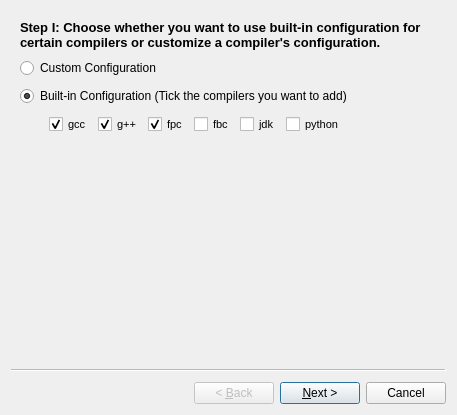
<?xml version="1.0" encoding="UTF-8"?>
<ui version="4.0">
 <class>AddCompilerWizard</class>
 <widget class="QWizard" name="AddCompilerWizard">
  <property name="geometry">
   <rect>
    <x>0</x>
    <y>0</y>
    <width>457</width>
    <height>415</height>
   </rect>
  </property>
  <property name="minimumSize">
   <size>
    <width>457</width>
    <height>415</height>
   </size>
  </property>
  <property name="windowTitle">
   <string>Add Compilers Wizard</string>
  </property>
  <widget class="QWizardPage" name="selectTypePage">
   <layout class="QVBoxLayout" name="verticalLayout_6">
    <property name="spacing">
     <number>8</number>
    </property>
    <item>
     <widget class="QLabel" name="stepOneLabel">
      <property name="styleSheet">
       <string notr="true">font-size: 10pt;
font-weight: bold;</string>
      </property>
      <property name="text">
       <string>Step I: Choose whether you want to use built-in configuration for certain compilers or customize a compiler's configuration.</string>
      </property>
      <property name="wordWrap">
       <bool>true</bool>
      </property>
     </widget>
    </item>
    <item>
     <layout class="QHBoxLayout" name="horizontalLayout_12">
      <item>
       <layout class="QVBoxLayout" name="verticalLayout_3">
        <property name="spacing">
         <number>8</number>
        </property>
        <item>
         <widget class="QRadioButton" name="customRadioButton">
          <property name="styleSheet">
           <string notr="true">font-size:9pt;</string>
          </property>
          <property name="text">
           <string>Custom Configuration</string>
          </property>
         </widget>
        </item>
        <item>
         <layout class="QVBoxLayout" name="verticalLayout">
          <property name="spacing">
           <number>0</number>
          </property>
          <item>
           <widget class="QRadioButton" name="builtinRadioButton">
            <property name="styleSheet">
             <string notr="true">font-size:9pt;</string>
            </property>
            <property name="text">
             <string>Built-in Configuration (Tick the compilers you want to add)</string>
            </property>
            <property name="checked">
             <bool>true</bool>
            </property>
           </widget>
          </item>
          <item>
           <layout class="QHBoxLayout" name="horizontalLayout_2">
            <item>
             <spacer name="horizontalSpacer">
              <property name="orientation">
               <enum>Qt::Horizontal</enum>
              </property>
              <property name="sizeType">
               <enum>QSizePolicy::Fixed</enum>
              </property>
              <property name="sizeHint" stdset="0">
               <size>
                <width>20</width>
                <height>20</height>
               </size>
              </property>
             </spacer>
            </item>
            <item>
             <widget class="QFrame" name="compilersCollection">
              <property name="sizePolicy">
               <sizepolicy hsizetype="Preferred" vsizetype="Fixed">
                <horstretch>0</horstretch>
                <verstretch>0</verstretch>
               </sizepolicy>
              </property>
              <layout class="QHBoxLayout" name="horizontalLayout">
               <item>
                <widget class="QCheckBox" name="gccCheck">
                 <property name="styleSheet">
                  <string notr="true">font-size:8pt;</string>
                 </property>
                 <property name="text">
                  <string notr="true">gcc</string>
                 </property>
                 <property name="checked">
                  <bool>true</bool>
                 </property>
                </widget>
               </item>
               <item>
                <widget class="QCheckBox" name="gppCheck">
                 <property name="styleSheet">
                  <string notr="true">font-size:8pt;</string>
                 </property>
                 <property name="text">
                  <string notr="true">g++</string>
                 </property>
                 <property name="checked">
                  <bool>true</bool>
                 </property>
                </widget>
               </item>
               <item>
                <widget class="QCheckBox" name="fpcCheck">
                 <property name="styleSheet">
                  <string notr="true">font-size:8pt;</string>
                 </property>
                 <property name="text">
                  <string notr="true">fpc</string>
                 </property>
                 <property name="checked">
                  <bool>true</bool>
                 </property>
                </widget>
               </item>
               <item>
                <widget class="QCheckBox" name="fbcCheck">
                 <property name="styleSheet">
                  <string notr="true">font-size:8pt;</string>
                 </property>
                 <property name="text">
                  <string notr="true">fbc</string>
                 </property>
                </widget>
               </item>
               <item>
                <widget class="QCheckBox" name="jdkCheck">
                 <property name="styleSheet">
                  <string notr="true">font-size:8pt;</string>
                 </property>
                 <property name="text">
                  <string notr="true">jdk</string>
                 </property>
                </widget>
               </item>
               <item>
                <widget class="QCheckBox" name="pythonCheck">
                 <property name="styleSheet">
                  <string notr="true">font-size:8pt;</string>
                 </property>
                 <property name="text">
                  <string notr="true">python</string>
                 </property>
                </widget>
               </item>
              </layout>
             </widget>
            </item>
           </layout>
          </item>
         </layout>
        </item>
       </layout>
      </item>
      <item>
       <spacer name="horizontalSpacer_2">
        <property name="orientation">
         <enum>Qt::Horizontal</enum>
        </property>
        <property name="sizeHint" stdset="0">
         <size>
          <width>40</width>
          <height>20</height>
         </size>
        </property>
       </spacer>
      </item>
     </layout>
    </item>
    <item>
     <spacer name="verticalSpacer">
      <property name="orientation">
       <enum>Qt::Vertical</enum>
      </property>
      <property name="sizeHint" stdset="0">
       <size>
        <width>20</width>
        <height>26</height>
       </size>
      </property>
     </spacer>
    </item>
   </layout>
  </widget>
  <widget class="QWizardPage" name="customPage">
   <layout class="QVBoxLayout" name="verticalLayout_4">
    <property name="spacing">
     <number>9</number>
    </property>
    <item>
     <widget class="QLabel" name="stepTwoLabel">
      <property name="styleSheet">
       <string notr="true">font-size: 10pt;
font-weight: bold;</string>
      </property>
      <property name="text">
       <string>Step II: Select compiler's location to configure it.</string>
      </property>
      <property name="wordWrap">
       <bool>true</bool>
      </property>
     </widget>
    </item>
    <item>
     <layout class="QGridLayout" name="gridLayout_3">
      <property name="horizontalSpacing">
       <number>10</number>
      </property>
      <property name="verticalSpacing">
       <number>9</number>
      </property>
      <item row="0" column="0">
       <widget class="QLabel" name="compilerNameLabel">
        <property name="styleSheet">
         <string notr="true">font-size:9pt;</string>
        </property>
        <property name="text">
         <string>Compiler Name</string>
        </property>
       </widget>
      </item>
      <item row="0" column="1">
       <widget class="QLineEdit" name="compilerName">
        <property name="minimumSize">
         <size>
          <width>61</width>
          <height>20</height>
         </size>
        </property>
        <property name="maximumSize">
         <size>
          <width>150</width>
          <height>20</height>
         </size>
        </property>
       </widget>
      </item>
      <item row="1" column="0">
       <widget class="QLabel" name="compilerTypeLabel">
        <property name="styleSheet">
         <string notr="true">font-size:9pt;</string>
        </property>
        <property name="text">
         <string>Compiler Type</string>
        </property>
       </widget>
      </item>
      <item row="1" column="1" colspan="2">
       <widget class="QComboBox" name="typeSelect">
        <property name="minimumSize">
         <size>
          <width>211</width>
          <height>20</height>
         </size>
        </property>
        <item>
         <property name="text">
          <string>Typical (Generate executable file)</string>
         </property>
        </item>
        <item>
         <property name="text">
          <string>Interpretive (Generate byte-code file)</string>
         </property>
        </item>
        <item>
         <property name="text">
          <string>Interpretive (Run source code directly)</string>
         </property>
        </item>
       </widget>
      </item>
      <item row="2" column="0">
       <widget class="QLabel" name="compilerLocationLabel">
        <property name="styleSheet">
         <string notr="true">font-size:9pt;</string>
        </property>
        <property name="text">
         <string>Compiler's Location</string>
        </property>
       </widget>
      </item>
      <item row="2" column="1">
       <widget class="QLineEdit" name="compilerLocation"/>
      </item>
      <item row="2" column="2">
       <widget class="QToolButton" name="compilerSelectButton">
        <property name="text">
         <string notr="true">...</string>
        </property>
       </widget>
      </item>
      <item row="3" column="0">
       <widget class="QLabel" name="interpreterLocationLabel">
        <property name="enabled">
         <bool>false</bool>
        </property>
        <property name="styleSheet">
         <string notr="true">font-size:9pt;</string>
        </property>
        <property name="text">
         <string>Interpreter's Location</string>
        </property>
       </widget>
      </item>
      <item row="3" column="1">
       <widget class="QLineEdit" name="interpreterLocation">
        <property name="enabled">
         <bool>false</bool>
        </property>
       </widget>
      </item>
      <item row="3" column="2">
       <widget class="QToolButton" name="interpreterSelectButton">
        <property name="enabled">
         <bool>false</bool>
        </property>
        <property name="text">
         <string notr="true">...</string>
        </property>
       </widget>
      </item>
      <item row="4" column="0">
       <widget class="QLabel" name="sourceFileExtensionsLabel">
        <property name="styleSheet">
         <string notr="true">font-size:9pt;</string>
        </property>
        <property name="text">
         <string>Source File Extensions</string>
        </property>
       </widget>
      </item>
      <item row="4" column="1">
       <widget class="QLineEdit" name="sourceFileExtensions">
        <property name="minimumSize">
         <size>
          <width>61</width>
          <height>20</height>
         </size>
        </property>
        <property name="maximumSize">
         <size>
          <width>81</width>
          <height>20</height>
         </size>
        </property>
       </widget>
      </item>
      <item row="5" column="0">
       <widget class="QLabel" name="bytecodeFileExtensionsLabel">
        <property name="enabled">
         <bool>false</bool>
        </property>
        <property name="styleSheet">
         <string notr="true">font-size:9pt;</string>
        </property>
        <property name="text">
         <string>Byte-code File Extensions</string>
        </property>
       </widget>
      </item>
      <item row="5" column="1">
       <widget class="QLineEdit" name="bytecodeFileExtensions">
        <property name="enabled">
         <bool>false</bool>
        </property>
        <property name="minimumSize">
         <size>
          <width>61</width>
          <height>20</height>
         </size>
        </property>
        <property name="maximumSize">
         <size>
          <width>81</width>
          <height>20</height>
         </size>
        </property>
       </widget>
      </item>
      <item row="6" column="0">
       <widget class="QLabel" name="defaultCompilerArgumentsLabel">
        <property name="styleSheet">
         <string notr="true">font-size:9pt;</string>
        </property>
        <property name="text">
         <string>Default Compiler's Arguments</string>
        </property>
       </widget>
      </item>
      <item row="6" column="1" colspan="2">
       <widget class="QLineEdit" name="defaultCompilerArguments"/>
      </item>
      <item row="7" column="0">
       <widget class="QLabel" name="defaultInterpreterArgumentsLabel">
        <property name="enabled">
         <bool>false</bool>
        </property>
        <property name="styleSheet">
         <string notr="true">font-size:9pt;</string>
        </property>
        <property name="text">
         <string>Default Interpreter's Arguments</string>
        </property>
       </widget>
      </item>
      <item row="7" column="1" colspan="2">
       <widget class="QLineEdit" name="defaultInterpreterArguments">
        <property name="enabled">
         <bool>false</bool>
        </property>
       </widget>
      </item>
     </layout>
    </item>
    <item>
     <spacer name="verticalSpacer_3">
      <property name="orientation">
       <enum>Qt::Vertical</enum>
      </property>
      <property name="sizeHint" stdset="0">
       <size>
        <width>20</width>
        <height>110</height>
       </size>
      </property>
     </spacer>
    </item>
   </layout>
  </widget>
  <widget class="QWizardPage" name="builtinCompilersPage">
   <layout class="QVBoxLayout" name="verticalLayout_12">
    <property name="spacing">
     <number>8</number>
    </property>
    <item>
     <widget class="QLabel" name="stepTwoLabel_2">
      <property name="styleSheet">
       <string notr="true">font-size: 10pt;
font-weight: bold;</string>
      </property>
      <property name="text">
       <string>Step II: Select compilers' locations to configure them.</string>
      </property>
      <property name="wordWrap">
       <bool>true</bool>
      </property>
     </widget>
    </item>
    <item>
     <layout class="QGridLayout" name="gridLayout">
      <property name="spacing">
       <number>9</number>
      </property>
      <item row="0" column="0">
       <widget class="QGroupBox" name="gccGroupBox">
        <property name="sizePolicy">
         <sizepolicy hsizetype="Expanding" vsizetype="Fixed">
          <horstretch>1</horstretch>
          <verstretch>0</verstretch>
         </sizepolicy>
        </property>
        <property name="minimumSize">
         <size>
          <width>0</width>
          <height>81</height>
         </size>
        </property>
        <property name="maximumSize">
         <size>
          <width>16777215</width>
          <height>81</height>
         </size>
        </property>
        <property name="styleSheet">
         <string notr="true">font-size:9pt;</string>
        </property>
        <property name="title">
         <string notr="true">gcc</string>
        </property>
        <layout class="QVBoxLayout" name="verticalLayout_2">
         <item>
          <layout class="QHBoxLayout" name="horizontalLayout_3">
           <property name="spacing">
            <number>8</number>
           </property>
           <item>
            <widget class="QLineEdit" name="gccPath"/>
           </item>
           <item>
            <widget class="QToolButton" name="gccSelectButton">
             <property name="text">
              <string notr="true">...</string>
             </property>
            </widget>
           </item>
          </layout>
         </item>
         <item>
          <widget class="QCheckBox" name="gccO2Check">
           <property name="styleSheet">
            <string notr="true">font-size:8pt;</string>
           </property>
           <property name="text">
            <string>Enable O2 Optimization</string>
           </property>
          </widget>
         </item>
        </layout>
       </widget>
      </item>
      <item row="0" column="1">
       <widget class="QGroupBox" name="gppGroupBox">
        <property name="sizePolicy">
         <sizepolicy hsizetype="Expanding" vsizetype="Fixed">
          <horstretch>1</horstretch>
          <verstretch>0</verstretch>
         </sizepolicy>
        </property>
        <property name="minimumSize">
         <size>
          <width>0</width>
          <height>81</height>
         </size>
        </property>
        <property name="maximumSize">
         <size>
          <width>16777215</width>
          <height>81</height>
         </size>
        </property>
        <property name="styleSheet">
         <string notr="true">font-size:9pt;</string>
        </property>
        <property name="title">
         <string notr="true">g++</string>
        </property>
        <layout class="QVBoxLayout" name="verticalLayout_7">
         <item>
          <layout class="QHBoxLayout" name="horizontalLayout_9">
           <property name="spacing">
            <number>8</number>
           </property>
           <item>
            <widget class="QLineEdit" name="gppPath"/>
           </item>
           <item>
            <widget class="QToolButton" name="gppSelectButton">
             <property name="text">
              <string notr="true">...</string>
             </property>
            </widget>
           </item>
          </layout>
         </item>
         <item>
          <widget class="QCheckBox" name="gppO2Check">
           <property name="styleSheet">
            <string notr="true">font-size:8pt;</string>
           </property>
           <property name="text">
            <string>Enable O2 Optimization</string>
           </property>
          </widget>
         </item>
        </layout>
       </widget>
      </item>
      <item row="1" column="0">
       <widget class="QGroupBox" name="fpcGroupBox">
        <property name="sizePolicy">
         <sizepolicy hsizetype="Expanding" vsizetype="Fixed">
          <horstretch>1</horstretch>
          <verstretch>0</verstretch>
         </sizepolicy>
        </property>
        <property name="minimumSize">
         <size>
          <width>0</width>
          <height>79</height>
         </size>
        </property>
        <property name="maximumSize">
         <size>
          <width>16777215</width>
          <height>79</height>
         </size>
        </property>
        <property name="styleSheet">
         <string notr="true">font-size:9pt;</string>
        </property>
        <property name="title">
         <string notr="true">fpc</string>
        </property>
        <layout class="QVBoxLayout" name="verticalLayout_8">
         <item>
          <layout class="QHBoxLayout" name="horizontalLayout_10">
           <property name="spacing">
            <number>8</number>
           </property>
           <item>
            <widget class="QLineEdit" name="fpcPath"/>
           </item>
           <item>
            <widget class="QToolButton" name="fpcSelectButton">
             <property name="text">
              <string notr="true">...</string>
             </property>
            </widget>
           </item>
          </layout>
         </item>
         <item>
          <widget class="QCheckBox" name="fpcO2Check">
           <property name="styleSheet">
            <string notr="true">font-size:8pt;</string>
           </property>
           <property name="text">
            <string>Enable O2 Optimization</string>
           </property>
          </widget>
         </item>
        </layout>
       </widget>
      </item>
      <item row="1" column="1">
       <widget class="QGroupBox" name="fbcGroupBox">
        <property name="enabled">
         <bool>false</bool>
        </property>
        <property name="sizePolicy">
         <sizepolicy hsizetype="Expanding" vsizetype="Fixed">
          <horstretch>1</horstretch>
          <verstretch>0</verstretch>
         </sizepolicy>
        </property>
        <property name="minimumSize">
         <size>
          <width>0</width>
          <height>81</height>
         </size>
        </property>
        <property name="maximumSize">
         <size>
          <width>16777215</width>
          <height>81</height>
         </size>
        </property>
        <property name="styleSheet">
         <string notr="true">font-size:9pt;</string>
        </property>
        <property name="title">
         <string notr="true">fbc</string>
        </property>
        <layout class="QVBoxLayout" name="verticalLayout_9">
         <item>
          <layout class="QHBoxLayout" name="horizontalLayout_11">
           <property name="spacing">
            <number>8</number>
           </property>
           <item>
            <widget class="QLineEdit" name="fbcPath"/>
           </item>
           <item>
            <widget class="QToolButton" name="fbcSelectButton">
             <property name="text">
              <string notr="true">...</string>
             </property>
            </widget>
           </item>
          </layout>
         </item>
         <item>
          <spacer name="verticalSpacer_2">
           <property name="orientation">
            <enum>Qt::Vertical</enum>
           </property>
           <property name="sizeHint" stdset="0">
            <size>
             <width>20</width>
             <height>16</height>
            </size>
           </property>
          </spacer>
         </item>
        </layout>
       </widget>
      </item>
      <item row="2" column="0">
       <widget class="QGroupBox" name="javaGroupBox">
        <property name="enabled">
         <bool>false</bool>
        </property>
        <property name="sizePolicy">
         <sizepolicy hsizetype="Expanding" vsizetype="Fixed">
          <horstretch>1</horstretch>
          <verstretch>0</verstretch>
         </sizepolicy>
        </property>
        <property name="minimumSize">
         <size>
          <width>0</width>
          <height>110</height>
         </size>
        </property>
        <property name="maximumSize">
         <size>
          <width>16777215</width>
          <height>110</height>
         </size>
        </property>
        <property name="styleSheet">
         <string notr="true">font-size:9pt;</string>
        </property>
        <property name="title">
         <string notr="true">Java</string>
        </property>
        <layout class="QVBoxLayout" name="verticalLayout_10">
         <item>
          <layout class="QGridLayout" name="gridLayout_2">
           <property name="horizontalSpacing">
            <number>8</number>
           </property>
           <item row="0" column="0">
            <widget class="QLabel" name="label">
             <property name="styleSheet">
              <string notr="true">font-size:8pt;</string>
             </property>
             <property name="text">
              <string notr="true">javac</string>
             </property>
            </widget>
           </item>
           <item row="0" column="1">
            <widget class="QLineEdit" name="javacPath"/>
           </item>
           <item row="0" column="2">
            <widget class="QToolButton" name="javacSelectButton">
             <property name="text">
              <string notr="true">...</string>
             </property>
            </widget>
           </item>
           <item row="1" column="0">
            <widget class="QLabel" name="label_2">
             <property name="styleSheet">
              <string notr="true">font-size:8pt;</string>
             </property>
             <property name="text">
              <string notr="true">java</string>
             </property>
            </widget>
           </item>
           <item row="1" column="1">
            <widget class="QLineEdit" name="javaPath"/>
           </item>
           <item row="1" column="2">
            <widget class="QToolButton" name="javaSelectButton">
             <property name="text">
              <string notr="true">...</string>
             </property>
            </widget>
           </item>
          </layout>
         </item>
         <item>
          <layout class="QHBoxLayout" name="horizontalLayout_13">
           <property name="spacing">
            <number>8</number>
           </property>
           <item>
            <widget class="QLabel" name="javaMemoryLimitLabel">
             <property name="styleSheet">
              <string notr="true">font-size:8pt;</string>
             </property>
             <property name="text">
              <string>Memory Limit</string>
             </property>
            </widget>
           </item>
           <item>
            <widget class="QLineEdit" name="javaMemoryLimit">
             <property name="minimumSize">
              <size>
               <width>50</width>
               <height>0</height>
              </size>
             </property>
             <property name="maximumSize">
              <size>
               <width>50</width>
               <height>16777215</height>
              </size>
             </property>
             <property name="text">
              <string notr="true">512</string>
             </property>
            </widget>
           </item>
           <item>
            <widget class="QLabel" name="javaMbLabel">
             <property name="styleSheet">
              <string notr="true">font-size:8pt;</string>
             </property>
             <property name="text">
              <string>MB</string>
             </property>
            </widget>
           </item>
           <item>
            <spacer name="horizontalSpacer_3">
             <property name="orientation">
              <enum>Qt::Horizontal</enum>
             </property>
             <property name="sizeHint" stdset="0">
              <size>
               <width>40</width>
               <height>20</height>
              </size>
             </property>
            </spacer>
           </item>
          </layout>
         </item>
        </layout>
       </widget>
      </item>
      <item row="2" column="1">
       <widget class="QGroupBox" name="pythonGroupBox">
        <property name="enabled">
         <bool>false</bool>
        </property>
        <property name="sizePolicy">
         <sizepolicy hsizetype="Expanding" vsizetype="Fixed">
          <horstretch>1</horstretch>
          <verstretch>0</verstretch>
         </sizepolicy>
        </property>
        <property name="minimumSize">
         <size>
          <width>0</width>
          <height>111</height>
         </size>
        </property>
        <property name="maximumSize">
         <size>
          <width>16777215</width>
          <height>111</height>
         </size>
        </property>
        <property name="styleSheet">
         <string notr="true">font-size:9pt;</string>
        </property>
        <property name="title">
         <string notr="true">Python</string>
        </property>
        <layout class="QVBoxLayout" name="verticalLayout_11">
         <item>
          <layout class="QHBoxLayout" name="horizontalLayout_14">
           <property name="spacing">
            <number>8</number>
           </property>
           <item>
            <widget class="QLineEdit" name="pythonPath"/>
           </item>
           <item>
            <widget class="QToolButton" name="pythonSelectButton">
             <property name="text">
              <string notr="true">...</string>
             </property>
            </widget>
           </item>
          </layout>
         </item>
         <item>
          <widget class="QCheckBox" name="pythonBytecodeCheck">
           <property name="styleSheet">
            <string notr="true">font-size:8pt;</string>
           </property>
           <property name="text">
            <string>Generate Optimized Byte-code</string>
           </property>
          </widget>
         </item>
         <item>
          <spacer name="verticalSpacer_6">
           <property name="orientation">
            <enum>Qt::Vertical</enum>
           </property>
           <property name="sizeHint" stdset="0">
            <size>
             <width>20</width>
             <height>23</height>
            </size>
           </property>
          </spacer>
         </item>
        </layout>
       </widget>
      </item>
     </layout>
    </item>
    <item>
     <spacer name="verticalSpacer_7">
      <property name="orientation">
       <enum>Qt::Vertical</enum>
      </property>
      <property name="sizeHint" stdset="0">
       <size>
        <width>20</width>
        <height>17</height>
       </size>
      </property>
     </spacer>
    </item>
   </layout>
  </widget>
  <widget class="QWizardPage" name="finishPage">
   <layout class="QVBoxLayout" name="verticalLayout_5">
    <property name="spacing">
     <number>10</number>
    </property>
    <item>
     <widget class="QLabel" name="stepThreeLabel">
      <property name="styleSheet">
       <string notr="true">font-size: 10pt;
font-weight: bold;</string>
      </property>
      <property name="text">
       <string>Step III: Check the result and finish the wizard.</string>
      </property>
      <property name="wordWrap">
       <bool>true</bool>
      </property>
     </widget>
    </item>
    <item>
     <widget class="QPlainTextEdit" name="logViewer">
      <property name="minimumSize">
       <size>
        <width>310</width>
        <height>220</height>
       </size>
      </property>
      <property name="styleSheet">
       <string notr="true">font-size:10pt;</string>
      </property>
      <property name="textInteractionFlags">
       <set>Qt::TextSelectableByKeyboard|Qt::TextSelectableByMouse</set>
      </property>
     </widget>
    </item>
   </layout>
  </widget>
 </widget>
 <resources/>
 <connections>
  <connection>
   <sender>builtinRadioButton</sender>
   <signal>toggled(bool)</signal>
   <receiver>compilersCollection</receiver>
   <slot>setVisible(bool)</slot>
   <hints>
    <hint type="sourcelabel">
     <x>79</x>
     <y>105</y>
    </hint>
    <hint type="destinationlabel">
     <x>134</x>
     <y>149</y>
    </hint>
   </hints>
  </connection>
  <connection>
   <sender>gccCheck</sender>
   <signal>toggled(bool)</signal>
   <receiver>gccGroupBox</receiver>
   <slot>setEnabled(bool)</slot>
   <hints>
    <hint type="sourcelabel">
     <x>68</x>
     <y>114</y>
    </hint>
    <hint type="destinationlabel">
     <x>116</x>
     <y>74</y>
    </hint>
   </hints>
  </connection>
  <connection>
   <sender>gppCheck</sender>
   <signal>toggled(bool)</signal>
   <receiver>gppGroupBox</receiver>
   <slot>setEnabled(bool)</slot>
   <hints>
    <hint type="sourcelabel">
     <x>118</x>
     <y>114</y>
    </hint>
    <hint type="destinationlabel">
     <x>339</x>
     <y>74</y>
    </hint>
   </hints>
  </connection>
  <connection>
   <sender>fpcCheck</sender>
   <signal>toggled(bool)</signal>
   <receiver>fpcGroupBox</receiver>
   <slot>setEnabled(bool)</slot>
   <hints>
    <hint type="sourcelabel">
     <x>167</x>
     <y>114</y>
    </hint>
    <hint type="destinationlabel">
     <x>116</x>
     <y>164</y>
    </hint>
   </hints>
  </connection>
  <connection>
   <sender>fbcCheck</sender>
   <signal>toggled(bool)</signal>
   <receiver>fbcGroupBox</receiver>
   <slot>setEnabled(bool)</slot>
   <hints>
    <hint type="sourcelabel">
     <x>214</x>
     <y>114</y>
    </hint>
    <hint type="destinationlabel">
     <x>339</x>
     <y>164</y>
    </hint>
   </hints>
  </connection>
  <connection>
   <sender>jdkCheck</sender>
   <signal>toggled(bool)</signal>
   <receiver>javaGroupBox</receiver>
   <slot>setEnabled(bool)</slot>
   <hints>
    <hint type="sourcelabel">
     <x>262</x>
     <y>114</y>
    </hint>
    <hint type="destinationlabel">
     <x>116</x>
     <y>268</y>
    </hint>
   </hints>
  </connection>
  <connection>
   <sender>pythonCheck</sender>
   <signal>toggled(bool)</signal>
   <receiver>pythonGroupBox</receiver>
   <slot>setEnabled(bool)</slot>
   <hints>
    <hint type="sourcelabel">
     <x>317</x>
     <y>114</y>
    </hint>
    <hint type="destinationlabel">
     <x>339</x>
     <y>269</y>
    </hint>
   </hints>
  </connection>
 </connections>
</ui>
